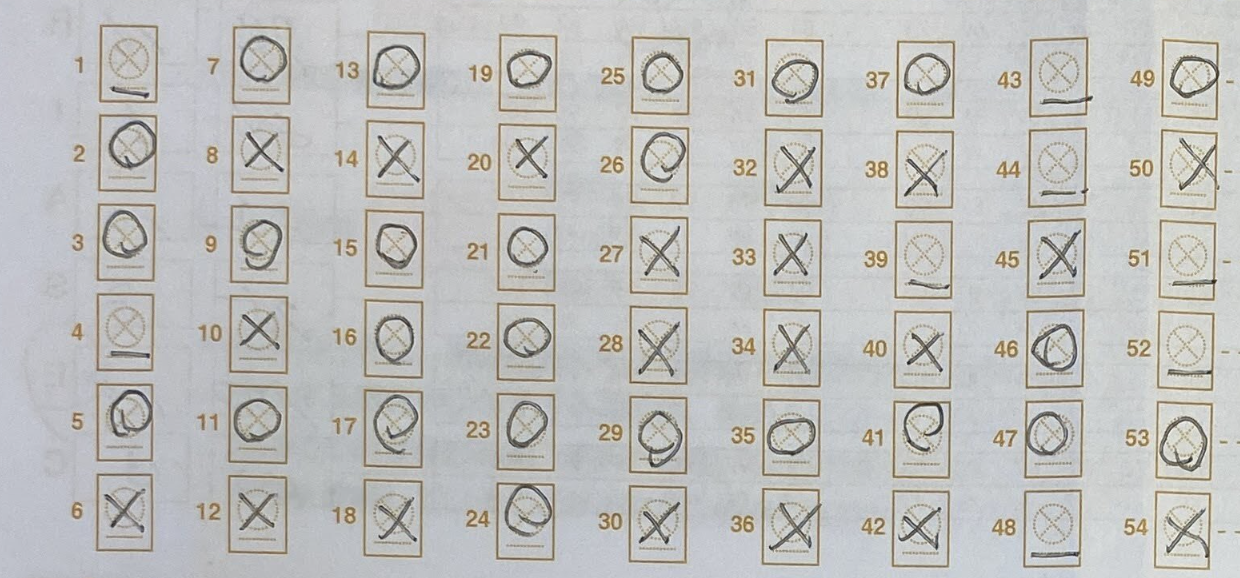
#> input picture images/marked-answers.png, 1240 x 578 px
$ python main.py
#> lines starting #> are read from the running program, lines starting #| are printed output that depends on the picture
import os
import ollama
import cv2


def grayscale_image(image_name):
    """Converts an image to grayscale.
    Args:
        image_name: The name of the image file.

    Returns:
        The path to the grayscale image.
    """
#> called with image_name = 'marked-answers.png'

    image = cv2.imread(os.path.join("./images", image_name))
#> image is the input picture: shape (578, 1240, 3); mean B, G, R 188.3, 190.5, 190.7

    gray_image = cv2.cvtColor(image, cv2.COLOR_BGR2GRAY)
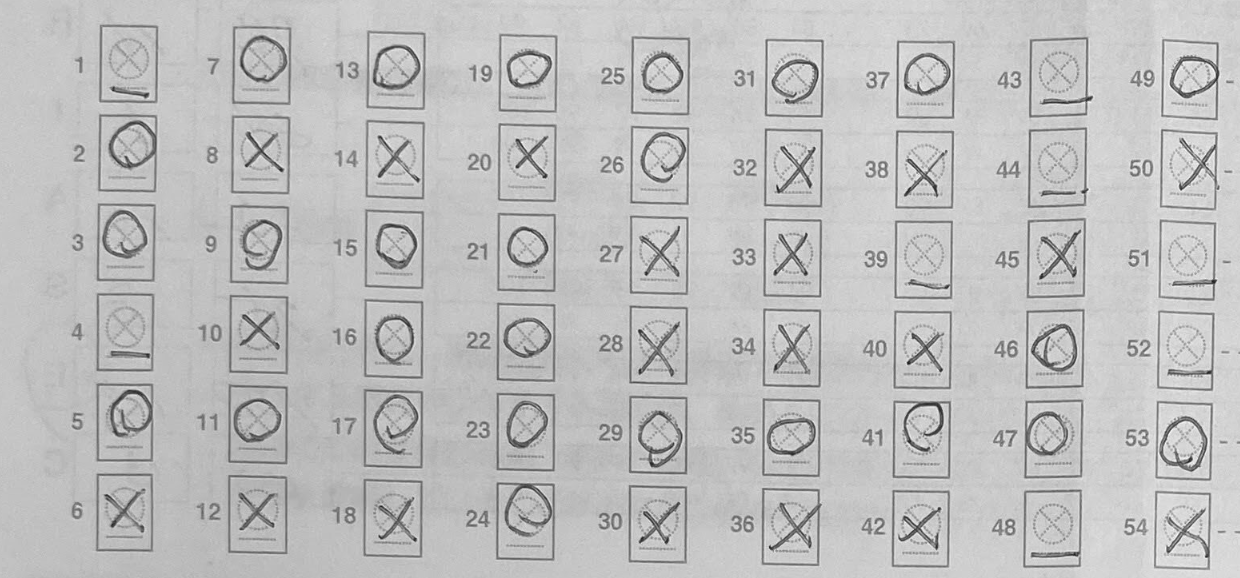
#> gray_image: shape (578, 1240); min 25, max 254, mean 190.3

    gray_image_path = os.path.join(
        "./images", f"{os.path.splitext(image_name)[0]}-gray.png"
    )
    cv2.imwrite(gray_image_path, gray_image)

    return gray_image_path


def analyze_image(image_path, prompt):
    """Analyzes an image using Llama 3.2-Vision and a given prompt.
    Args:
        image_path: Path to the image file.
        prompt: The prompt to guide the analysis.

    Returns:
        The response from the Llama 3.2-Vision model.
    """

#> (the run stopped early here; a loop or call above may not have finished)
